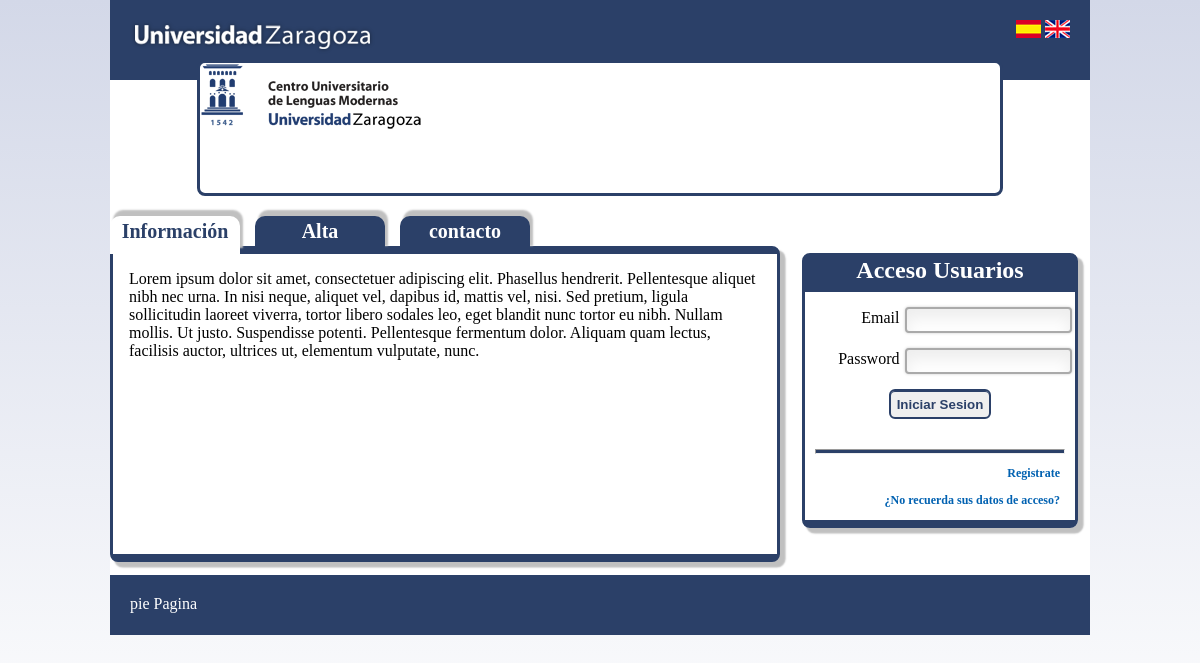
The page /login.php on the database its author committed.
### tables this page shows
CREATE TABLE IF NOT EXISTS `traducciones` (
  `id` int(11) DEFAULT NULL,
  `clave` varchar(255) DEFAULT NULL,
  `valor` varchar(255) DEFAULT NULL,
  `lang` varchar(9) DEFAULT NULL
);

### modelos/clsUtil.php (called while the page is built, shortened)
<?php
class ClsUtil {
public function trad($clave,$lang='es'){
	$datos = new clsDatos();
	$conexion=$datos->conexion;
	$sql = "SELECT valor FROM traducciones WHERE clave='$clave' AND lang='$lang'";
	$resultado = mysqli_query($conexion,$sql) or die(mysql_error());
	$res = mysqli_fetch_assoc($resultado);
	return $res['valor'];
}
public function getURL(){
	$url="http://".$_SERVER['HTTP_HOST'].":".$_SERVER['SERVER_PORT'].$_SERVER['REQUEST_URI'];
	$ar_url=explode('?',$url);
	return $ar_url[0];
}
}
?>

### login.php (the view, shortened to what this page needs)
<!DOCTYPE html PUBLIC "-//W3C//DTD XHTML 1.0 Transitional//EN" "http://www.w3.org/TR/xhtml1/DTD/xhtml1-transitional.dtd">
<html xmlns="http://www.w3.org/1999/xhtml">
<head>
<link rel="stylesheet" href="fancybox/source/jquery.fancybox.css?v=2.1.5" type="text/css" media="screen" />
<link rel="stylesheet" href="fancybox/source/helpers/jquery.fancybox-buttons.css?v=1.0.5" type="text/css" media="screen" />
<link rel="stylesheet" href="fancybox/source/helpers/jquery.fancybox-thumbs.css?v=1.0.7" type="text/css" media="screen" />
<link rel="stylesheet" type="text/css" href="css/estilos.css" media="screen" />
<link rel="stylesheet" href="css/formulario.css" type="text/css" media="screen"/>
</head>
<?php
function getRequest() {
		$dict=$_GET;
		if (count($dict)==0) $dict = $_POST;
		return $dict;
	}
$dict = getRequest();
require_once("modelos/clsUtil.php");
$util= new clsUtil();
if(isset($dict['lang'])){
	$lang=$dict['lang'];
	$_SESSION['lang']=$lang;
}else if (isset($_SESSION['lang'])){
	$lang=$_SESSION['lang'];
}else{
	$lang='es';
}
$url=$util->getURL();
?>
<body class="gradiante">
<div id="contenedor">
	<header id="logo">
		<div style="float:left">
			<a href="http://www.unizar.es/">
				<img src="./imagenes/titulo.png" />
			</a>
		</div>
		<div style="float:right;margin-right:20px;">
			<a href="<?php echo $url?>?lang=es">
				<img src="./imagenes/esp.gif" />
			</a>
			<a href="<?php echo $url?>?lang=en">
				<img src="./imagenes/eng.gif" />
			</a>
		</div>
	</header >
	<div id="logo_inferior"  >
		<a href="http://culm.unizar.es/">
			<img src="./imagenes/logo.png" />
		</a>
	</div>
	<div id="contenido">
		<nav id="menu">
			<ul>
				<li ><a href="#tab1">Información</a></li>
				<li ><a href="#tab2">Alta</a></li>
				<li><a href="#tab3">contacto</a></li>
			</ul>
		</nav>
		<section id="informacion" class="bloqueSombra bloqueBordesAzul">
			<article id="tab1">
			<p>Lorem ipsum dolor sit amet, consectetuer adipiscing elit. Phasellus hendrerit. Pellentesque aliquet nibh nec urna. In nisi neque, aliquet vel, dapibus id, mattis vel, nisi. Sed pretium, ligula sollicitudin laoreet viverra, tortor libero sodales leo, eget blandit nunc tortor eu nibh. Nullam mollis. Ut justo. Suspendisse potenti. Pellentesque fermentum dolor. Aliquam quam lectus, facilisis auctor, ultrices ut, elementum vulputate, nunc.</p>
		  </article>
		</section>
	</div>
	<div id="sidebar" >
		<div id="loguearse"  class="bloqueSombra bloqueBordesAzul">
			 <h2><?php echo $util->trad("login",$lang);?></h2>
			 <form name="formLoguin" class="loguin_form" method="POST" action="do.php">
			 	<div>
					<label for="login">Email</label>
					<input type="text" name="email" id="email" value="" />
				</div>
				<div >
					<label for="password">Password</label>
					<input type="password" name="contrasena" id="contrasena" value="" />
				</div>
				<div style="text-align:center;">
					<input type="button" value="<?php echo $util->trad("iniciar_sesion",$lang);?>" onclick="enviar()"/>
				</div>
				<hr>
				<p >
					<a href="registro.php"><?php echo $util->trad("registro",$lang);?></a>
				</p>
				<p>
					<a href=""><?php echo $util->trad("recordar",$lang);?></a>
				</p>
			</form>
		</div>
	</div>
	<footer>
		pie Pagina
	</footer>
</body>
</html>

### css/estilos.css (style rules this page uses)
html { height:100%; }
body { margin:0px; height:100%; }
#contenedor { margin: 0 auto; width:980px; margin-bottom:5px; background-color:#fff; }
header { width:960px; height:60px; padding:20px 0 0 20px; background-color:#2B4068; color: #fff; }
footer { clear: both; width:960px; height:40px; padding:20px 0 0 20px; background-color:#2B4068; color: #fff; }
nav { width:500px; height: 30px; }
nav ul { margin: 0; padding: 0; list-style: none; line-height: normal; }
nav li { float:left; width:130px; margin:0 15px 0 0; line-height:31px; }
nav li a, nav li a:visited { display:block; padding-bottom:5px; background-color:#2B4068; color: #fff; font-weight: bold; text-decoration: none; font-size: 20px; text-align:center; border-top-left-radius: 0.5em; border-top-right-radius: 0.5em; box-shadow: 0.15em -0.3em 0.1em silver; -webkit-box-shadow: 0.15em -0.3em 0.1em silver; -moz-box-shadow: 0.15em -0.3em 0.1em silver; -o-box-shadow: 0.15em -0.3em 0.1em silver; }
nav li.activo a, nav li:hover a { color:#2B4068; background-color: #fff; border-bottom: 2px solid #fff; text-decoration: none; opacity: 1; font-weight: bold; }
article { padding: 0 1em; }
hr { margin:30px 10px -0px 10px; background-color: #2B4068; height:3px; }
a, a:visited { text-decoration: none; color:#0061B1; font-weight: bold; }
#logo_inferior { width:800px; height:130px; margin:-20px auto 20px auto; position: relative; border-style: solid; border-color: #2B4068; border-left-width: 0.2em; border-right-width: 0.2em; border-bottom-width: 0.2em; border-radius: 0.5em; background: none repeat scroll 0 0 white; }
#contenido { float:left; width:670px; margin-bottom:5px; }
#sidebar { float:left; width:300px; margin-top:37px; margin-left:10px; }
#informacion { height:300px; background-color:#fff; margin-bottom: 0.5em; border-bottom-right-radius: 0.5em; border-bottom-left-radius: 0.5em; border-top-right-radius: 0.5em; }
#loguearse { margin:0 auto; width:270px; margin-bottom: 0.5em; border-radius: 0.5em; }
#loguearse h2 { width: 100%; margin: 0px; line-height: 0.8em; border-bottom: #2B4068 solid 0.5em; background-color: #2B4068; text-align: center; color: white; }
#loguearse p { padding-right:15px; font-size:12px; text-align:right; }
.bloqueBordesAzul { border-style: solid; border-color: #2B4068; border-left-width: 0.2em; border-right-width: 0.2em; border-top-width: 0.5em; border-bottom-width: 0.5em; }
.bloqueSombra { box-shadow: 0.3em 0.3em 0.1em 0.05em silver; -webkit-box-shadow: 0.3em 0.3em 0.1em 0.05em silver; -moz-box-shadow: 0.3 0.3em 0.1em 0.05em silver; -o-box-shadow: 0.3 0.3em 0.1em 0.05em silver; }
.gradiante { background: -moz-linear-gradient(#D3D8E8,white) no-repeat; background: -webkit-linear-gradient(#D3D8E8,white) no-repeat; background: -o-linear-gradient(#D3D8E8,white) no-repeat; background: linear-gradient(#D3D8E8,white)no-repeat !important ; }

### css/formulario.css (style rules this page uses)
h2 { color:#2B4068; font-weight:bold; margin:10px 0px 20px 15px; }
form { font-family:Georgia, "Times New Roman", serif; }
.loguin_form div { margin-top:15px; margin-bottom:15px; }
.loguin_form label { font-size:16px; }
label { width: 35%; font-size:12px; float: left; text-align: right; padding:2px 5px 2px 0px; }
input[type="text"], input[type="password"] { height:18px; font-size:12px; padding:2px 4px; border:2px solid #aaa; box-shadow: 0px 0px 3px #ccc, 0 10px 15px #eee inset; border-radius:4px; }
input[type="button"], input[type="button"]:active { height:30px; border-radius: 6px; box-shadow: inset 0 1px 0 0 #2B4068; border:2px solid #2B4068; color:#2B4068; font-weight: bolder; padding: 3px 6px 3px 6px; cursor:pointer; }

### rows shown on the page
traducciones: valor "Acceso Usuarios"
traducciones: valor "Iniciar Sesion"
traducciones: valor "Registrate"
traducciones: valor "¿No recuerda sus datos de acceso?"
